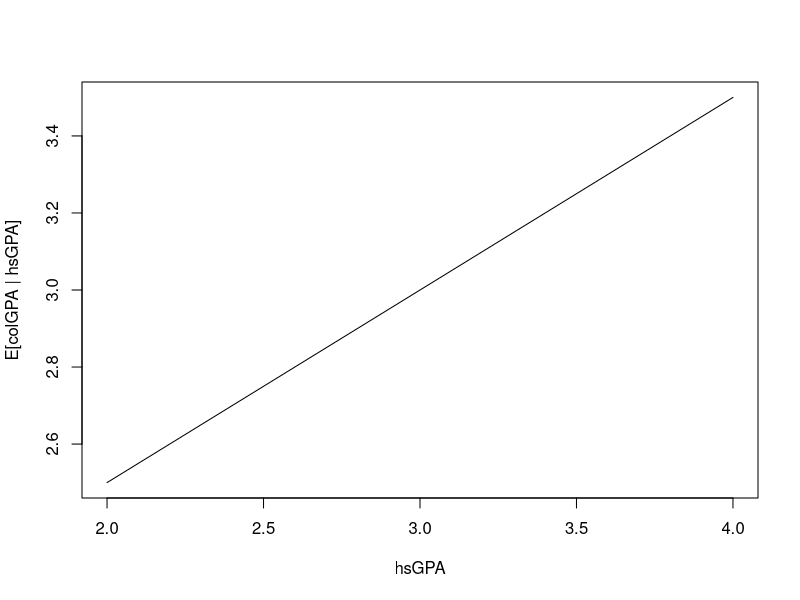

Here is the R script that generated this plot:
## ECN 377 - Day 8 STARTER  |  The SLR model & E[Y|X]
## ------------------------------------------------------------------
## Model:  Y = b0 + b1*X + U,  so  E[Y|X] = b0 + b1*X  (a straight line).
## Today we only EVALUATE the line; estimating b0,b1 from data is Day 9.
## Fill the TODO, then COMMIT + PUSH.
## ------------------------------------------------------------------

## ---- Demo: colGPA as a FUNCTION of hsGPA  (illustrates R functions) ----
## Notes:  E[colGPA | hsGPA] = 1.5 + 0.5*hsGPA
b0 <- 1.5                      # intercept
b1 <- 0.5                      # slope
colgpa <- function(hsgpa) {    # define colGPA as a function of hsGPA
  b0 + b1*hsgpa                # the line:  b0 + b1*hsgpa
}
colgpa(3.9)                    # use it: predicted colGPA at hsGPA = 3.6   (-> 3.3)
b1 * (3.6-2.6)                         # how much does colGPA change from hsGPA 2.6 to 3.6?  (use colgpa)
hsGPA <- seq(2, 4, by = 0.1)   # a range of hsGPA values
plot(hsGPA, colgpa(hsGPA), type = "l",
     xlab = "hsGPA", ylab = "E[colGPA | hsGPA]")   # plot the line
